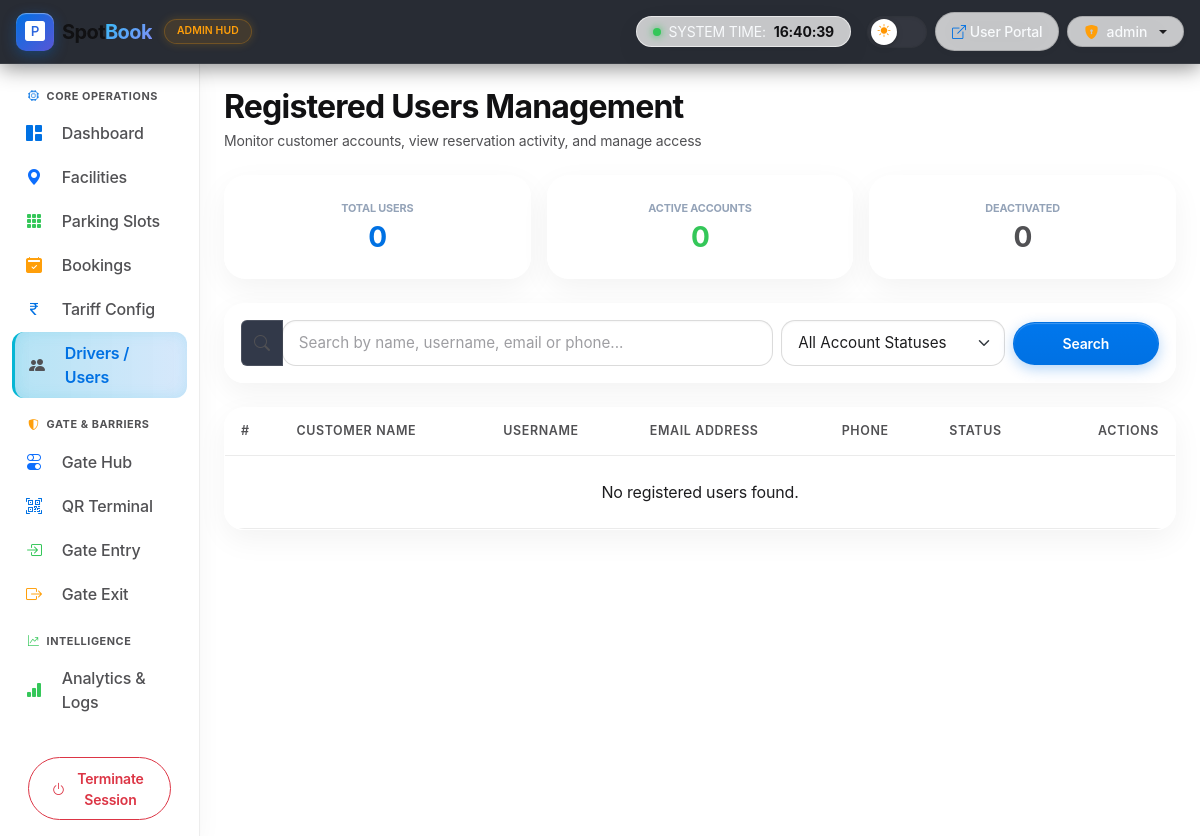
/admin_app/users/ (signed in), run on an earlier commit of the app's database.
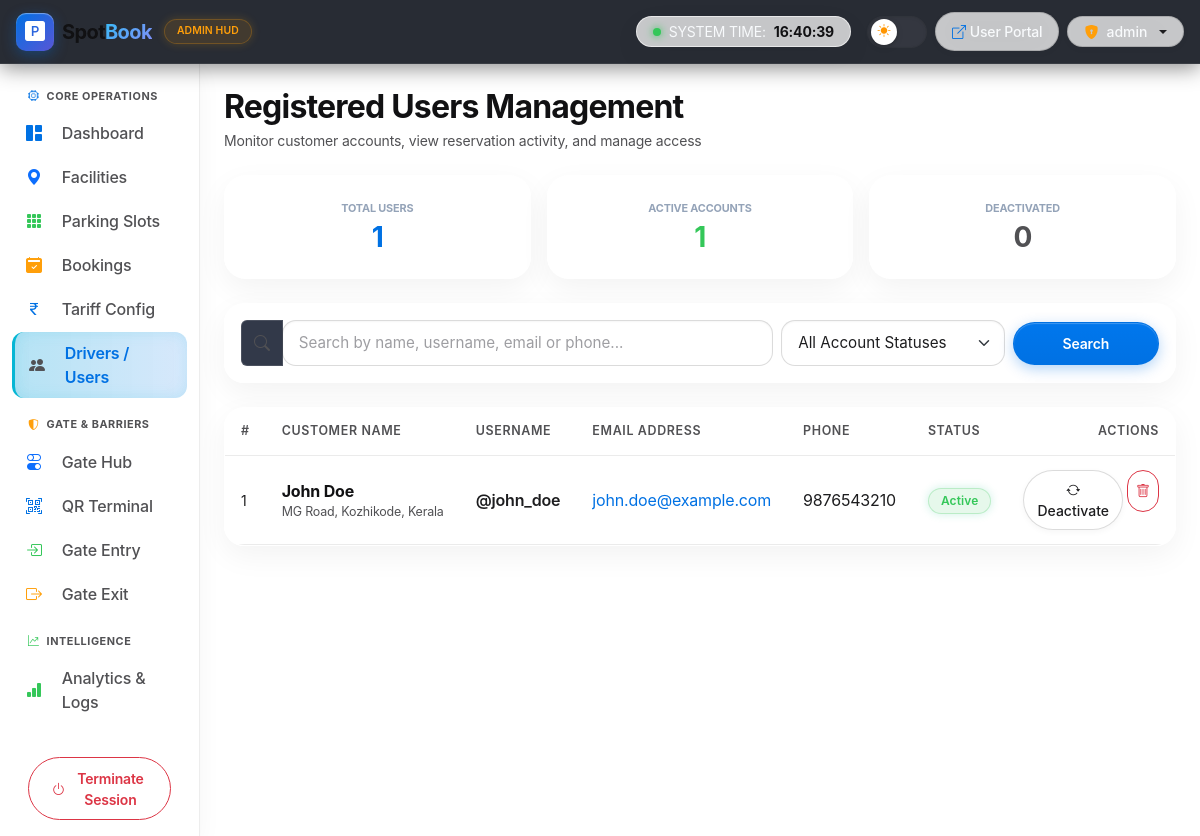
And on a later commit of the database.
### accounts/models.py (models this page shows, shortened)
class UserTable(models.Model):
    name = models.CharField(max_length=100)
    email = models.EmailField()
    phone = models.CharField(max_length=15)
    address = models.TextField(blank=True, default='')
    LOGINID = models.ForeignKey(LoginTable, on_delete=models.CASCADE)
    created_at = models.DateTimeField(auto_now_add=True, null=True, blank=True)

class LoginTable(models.Model):
    username = models.CharField(max_length=50, blank=True, null=True)
    password = models.CharField(max_length=128, blank=True, null=True)
    usertype = models.CharField(max_length=20, default='user')
    is_active = models.BooleanField(default=True)
    created_at = models.DateTimeField(auto_now_add=True, null=True, blank=True)

### admin_app/views.py (the view, shortened to what this page needs)
# urls.py: path('users/', Users.as_view(), name='users'),
class Users(View):
    def get(self, request):
        if request.session.get('usertype') != 'admin':
            return redirect('login')
        search_query = request.GET.get('search', '').strip()
        status_filter = request.GET.get('status', '').strip()
        users = UserTable.objects.select_related('LOGINID').all().order_by('-id')
        if status_filter == 'active':
            users = users.filter(LOGINID__is_active=True)
        elif status_filter == 'inactive':
            users = users.filter(LOGINID__is_active=False)
        total_users = UserTable.objects.count()
        active_users = UserTable.objects.filter(LOGINID__is_active=True).count()
        inactive_users = total_users - active_users
        context = {
            'users': users,
            'total_users': total_users,
            'active_users': active_users,
            'inactive_users': inactive_users,
            'search_query': search_query,
            'status_filter': status_filter,
        }
        return render(request, 'admin/user.html', context)

### templates/admin/user.html (shortened to what the changed rows need)
{% extends 'admin/base.html' %}
{% block body %}
<div class="d-flex justify-content-between align-items-center mb-4 flex-wrap gap-3">
    <div>
        <h2 class="fw-bold mb-1">Registered Users Management</h2>
    </div>
</div>
<div class="row g-3 mb-4">
    <div class="col-md-4">
        <div class="kpi-card text-center p-3 shadow-sm h-100">
            <span class="text-muted fs-xxs text-uppercase fw-bold d-block mb-1">Total Users</span>
            <h3 class="fw-bold text-info mb-0">{{ total_users }}</h3>
        </div>
    </div>
    <div class="col-md-4">
        <div class="kpi-card text-center p-3 shadow-sm h-100">
            <span class="text-muted fs-xxs text-uppercase fw-bold d-block mb-1">Active Accounts</span>
            <h3 class="fw-bold text-success mb-0">{{ active_users }}</h3>
        </div>
    </div>
</div>
<div class="glass-panel rounded-4 overflow-hidden mb-4 shadow-sm">
    <div class="table-responsive">
        <table class="table table-hover align-middle mb-0">
            <thead>
                <tr>
                    <th>#</th>
                    <th>Customer Name</th>
                    <th>Username</th>
                    <th>Email Address</th>
                    <th>Phone</th>
                    <th>Status</th>
                    <th class="text-end">Actions</th>
                </tr>
            </thead>
            <tbody>
                {% for u in users %}
                <tr>
                    <td class="text-muted small">{{ forloop.counter }}</td>
                    <td>
                        <strong class="text-white">{{ u.name }}</strong>
                        {% if u.address %}
                        <div class="text-muted fs-xs text-truncate" style="max-width: 200px;">{{ u.address }}</div>
                        {% endif %}
                    </td>
                    <td class="text-info fw-semibold">@{{ u.LOGINID.username }}</td>
                    <td><a href="mailto:{{ u.email }}" class="text-decoration-none text-info">{{ u.email }}</a></td>
                    <td>{{ u.phone }}</td>
                    <td>
                        <span class="badge {% if u.LOGINID.is_active %}badge-cyber-success{% else %}badge-cyber-danger{% endif %} rounded-pill">
                            {% if u.LOGINID.is_active %}Active{% else %}Deactivated{% endif %}
                        </span>
                    </td>
                    <td class="text-end">
                        <div class="d-inline-flex gap-1">
                            <form method="POST" action="{% url 'users' %}" class="d-inline">
                                <button type="submit" class="btn btn-sm btn-outline-cyber rounded-pill px-2 text-warning" title="Toggle Active/Deactivate">
                                    <i class="bi bi-arrow-repeat"></i> {% if u.LOGINID.is_active %}Deactivate{% else %}Activate{% endif %}
                                </button>
                            </form>
                            <form method="POST" action="{% url 'users' %}" class="d-inline" onsubmit="return confirm('Permanently delete user {{ u.name }}?');">
                                <button type="submit" class="btn btn-sm btn-outline-danger rounded-pill px-2" title="Delete User">
                                    <i class="bi bi-trash"></i>
                                </button>
                            </form>
                        </div>
                    </td>
                </tr>
                {% empty %}
                <tr>
                    <td colspan="7" class="text-center py-4 text-muted">No registered users found.</td>
                </tr>
                {% endfor %}
            </tbody>
        </table>
    </div>
</div>
{% endblock %}

What changed in the data, as far as the page shows it:
added UserTable: name "John Doe", address "MG Road, Kozhikode, Kerala", LOGINID.username "john_doe", email "john.doe@example.com", phone "9876543210", shows "Active", shows "Deactivate"
Also different on the page:
{{ total_users }}: "0" → "1"
{{ active_users }}: "0" → "1"
text no longer shown: "No registered users found."
